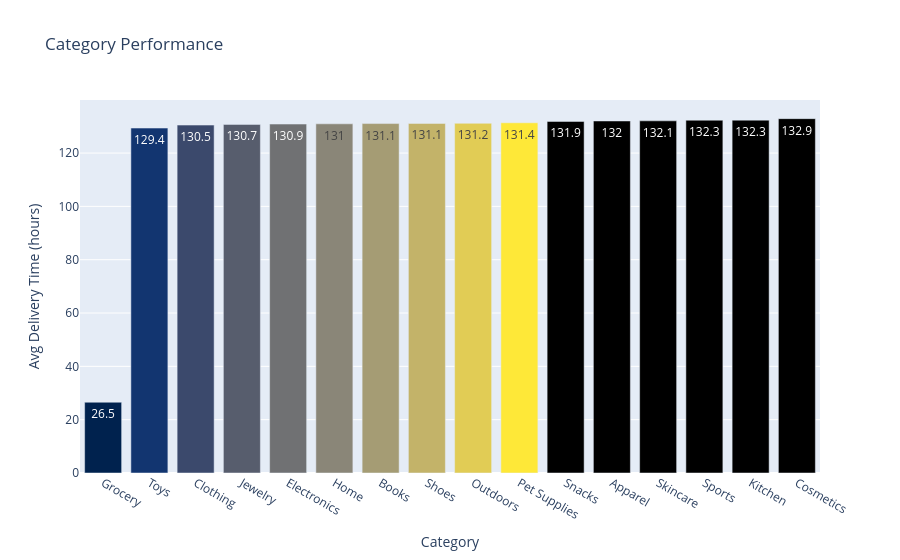

Notebook source saved alongside this figure:
### Markdown cell above
####  Average Delivery Time by Product Category

### Code cell
def plot_avg_delivery_by_category_plotly(df):
    if df.empty:
        return go.Figure()
    category_avg = df.groupby('Category')['Delivery_Time'].mean().sort_values().reset_index()
    fig = go.Figure(go.Bar(
        x=category_avg['Category'],
        y=category_avg['Delivery_Time'],
        marker_color=px.colors.sequential.Cividis,
        text=category_avg['Delivery_Time'].round(1),
        textposition='auto',
        hovertemplate='%{x}: %{y:.1f}h'
    ))
    fig.update_layout(title='Category Performance', xaxis_title='Category', yaxis_title='Avg Delivery Time (hours)')
    return fig

plot_avg_delivery_by_category_plotly(df)

### Figure 1 — Plotly figure (JSON) as saved in the notebook; plotly's stock layout.template omitted (floating-point values rounded to 4 significant figures)
{"data": [{"hovertemplate": "%{x}: %{y:.1f}h", "marker": {"color": ["#00224e", "#123570", "#3b496c", "#575d6d", "#707173", "#8a8678", "#a59c74", "#c3b369", "#e1cc55", "#fee838"]}, "text": [26.5, 129.4, 130.5, 130.7, 130.9, 131.0, 131.1, 131.1, 131.2, 131.4, 131.9, 132.0, 132.1, 132.3, 132.3, 132.9], "textposition": "auto", "type": "bar", "x": ["Grocery", "Toys", "Clothing", "Jewelry", "Electronics", "Home", "Books", "Shoes", "Outdoors", "Pet Supplies", "Snacks", "Apparel", "Skincare", "Sports", "Kitchen", "Cosmetics"], "y": [26.54, 129.4, 130.5, 130.7, 130.9, 131.0, 131.1, 131.1, 131.2, 131.4, 131.9, 132.0, 132.1, 132.3, 132.3, 132.9]}], "layout": {"title": {"text": "Category Performance"}, "xaxis": {"title": {"text": "Category"}}, "yaxis": {"title": {"text": "Avg Delivery Time (hours)"}}}}
